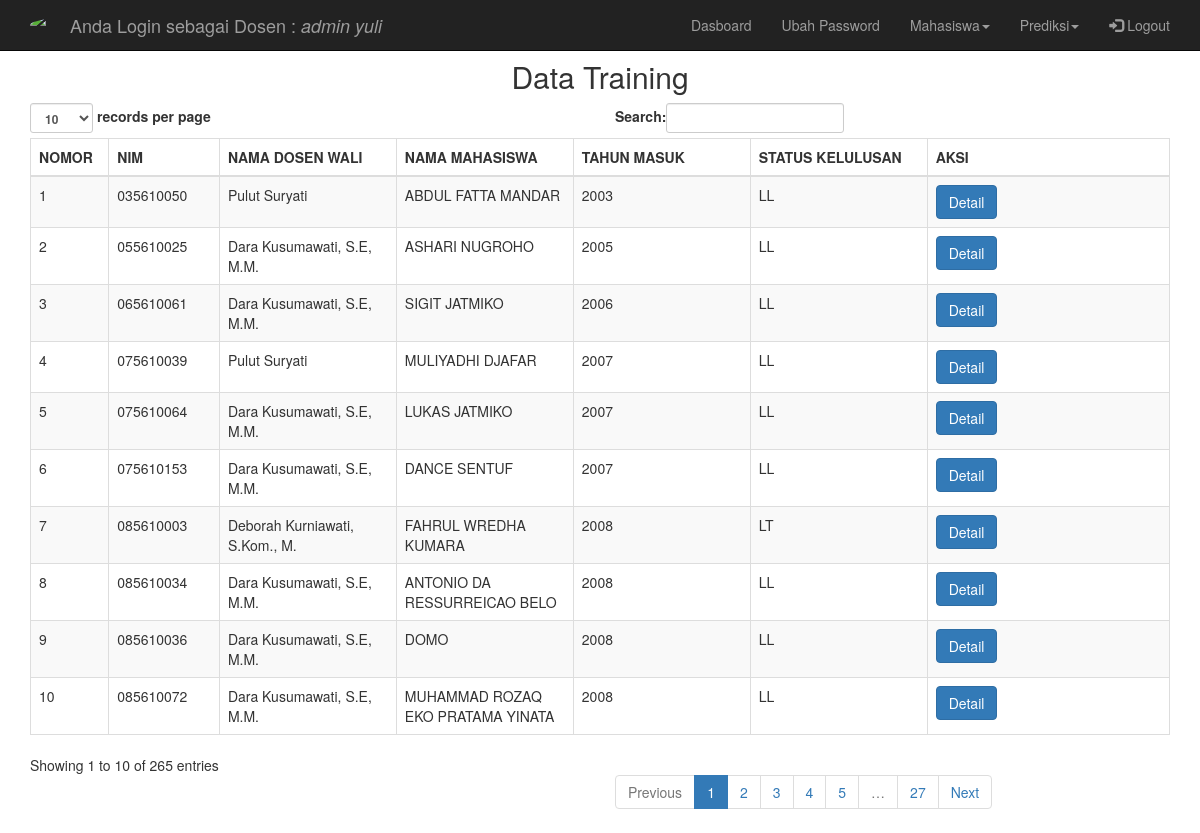
The app's page /wali/data_training.php (signed in) with its own data.
### tables this page shows
CREATE TABLE `mahasiswa` (
  `nim` char(9) NOT NULL,
  `id_wali` int(11) DEFAULT NULL,
  `nama_mhs` varchar(40) DEFAULT NULL,
  `th_masuk` year(4) DEFAULT NULL,
  `status` enum('LC','LT','LL','BL') DEFAULT NULL
);

CREATE TABLE `wali` (
  `id_wali` int(15) NOT NULL,
  `nama_wali` varchar(30) DEFAULT NULL
);

### wali/data_training.php (the view, shortened to what this page needs)
<?php
include_once 'header_wali.php';
?>
<div class="container" style="margin-top:40px">
  <h2 align = 'center'>Data Training</h2>
 <table id="wali" class="table table-striped table-bordered" >
                <thead>
                    <tr>
                        <th width="5%">NOMOR</th>
						<th width="10%">NIM</th>
						<th width="15%">NAMA DOSEN WALI</th>
                        <th width="15%">NAMA MAHASISWA</th>
                        <th width="15%">TAHUN MASUK</th>
						<th width="15%">STATUS KELULUSAN</th>
                        <th width="20%">AKSI</th>
                    </tr>
                </thead>
                <tbody>
                    <?php
                    $conn = koneksi();
                    $sql ="select mahasiswa.* , wali.* from mahasiswa
							inner join wali on mahasiswa.id_wali = wali.id_wali
							where status NOT LIKE '%BL'";
					$hasil = mysqli_query($conn, $sql);
					$no = 1;
                    while ($r = mysqli_fetch_array($hasil)) {
                    ?>
				<tr align='left'>
                        <td><?php echo  $no;?></td>
                        <td><?php echo  $r['nim']; ?></td>
                        <td><?php echo  $r['nama_wali']; ?></td>
                        <td><?php echo  $r['nama_mhs']; ?></td>
                        <td><?php echo  $r['th_masuk']; ?></td>
                        <td><?php echo  $r['status']; ?></td>
                        <td>
                            <a button type="button" class="btn btn-primary" href="nilai_permhs.php?nim=<?php echo  $r['nim']; ?>">Detail  </a>
                        </td>
                    </tr>
					<?php
                    $no++;
                    }
                    ?>
                </tbody>
  </table>
</div>
    </body>
</html>

### records on screen
mahasiswa: nim "035610050", id_wali.nama_wali "Pulut Suryati", nama_mhs "ABDUL FATTA MANDAR", th_masuk "2003", status "LL"
mahasiswa: nim "055610025", id_wali.nama_wali "Dara Kusumawati, S.E, M.M.", nama_mhs "ASHARI NUGROHO", th_masuk "2005", status "LL"
mahasiswa: nim "065610061", id_wali.nama_wali "Dara Kusumawati, S.E, M.M.", nama_mhs "SIGIT JATMIKO", th_masuk "2006", status "LL"
mahasiswa: nim "075610039", id_wali.nama_wali "Pulut Suryati", nama_mhs "MULIYADHI DJAFAR", th_masuk "2007", status "LL"
mahasiswa: nim "075610064", id_wali.nama_wali "Dara Kusumawati, S.E, M.M.", nama_mhs "LUKAS JATMIKO", th_masuk "2007", status "LL"
mahasiswa: nim "075610153", id_wali.nama_wali "Dara Kusumawati, S.E, M.M.", nama_mhs "DANCE SENTUF", th_masuk "2007", status "LL"
mahasiswa: nim "085610003", id_wali.nama_wali "Deborah Kurniawati, S.Kom., M.", nama_mhs "FAHRUL WREDHA KUMARA", th_masuk "2008", status "LT"
mahasiswa: nim "085610034", id_wali.nama_wali "Dara Kusumawati, S.E, M.M.", nama_mhs "ANTONIO DA RESSURREICAO BELO", th_masuk "2008", status "LL"
mahasiswa: nim "085610036", id_wali.nama_wali "Dara Kusumawati, S.E, M.M.", nama_mhs "DOMO", th_masuk "2008", status "LL"
mahasiswa: nim "085610072", id_wali.nama_wali "Dara Kusumawati, S.E, M.M.", nama_mhs "MUHAMMAD ROZAQ EKO PRATAMA YINATA", th_masuk "2008", status "LL"

### other values on screen
$nama "admin yuli"
